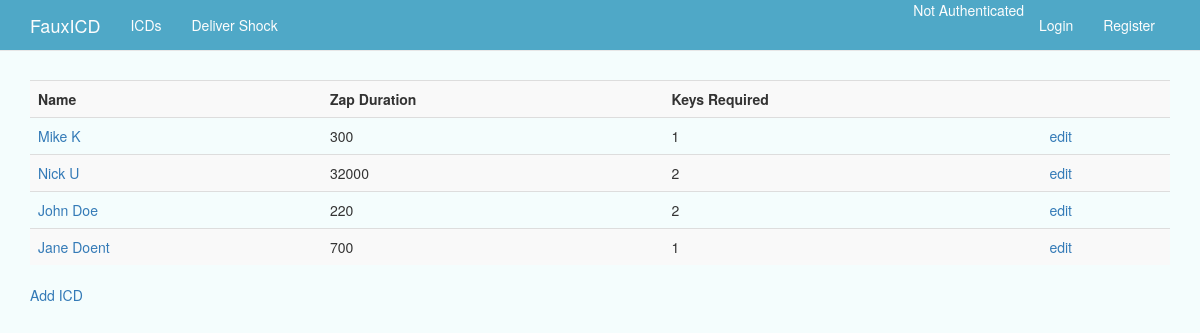
The app's page /icd_index/ with its own data.
### web/models.py (models this page shows, shortened)
class Icd(models.Model):
    name = models.CharField(max_length=128, unique=True)
    zap_duration = models.IntegerField(default=0) #duration of a zap in milliseconds
    keys_required = models.IntegerField(default=2) #num of encryption keys required to execute

### web/views.py (the view)
# urls.py: url(r'^icd_index/', views.icd_index, name='icd_index'),
def icd_index(request):
    icd_list = Icd.objects.all() #set the list of ICDs. Should return only one for demo
    context_dict = {'icd_list': icd_list}
    return render(request, 'web/icd_index.html',context_dict)

### templates/web/icd_index.html (shortened to what this page needs)
{% extends 'base.html' %}
{% block body_block %}
<div class="row">
  <div class="col-md-12">
    <table class="table table-striped">
      <tr>
          <th>Name</th>
          <th>Zap Duration</th>
          <th>Keys Required</th>
          <th></th>
      </tr>
      {% if icd_list %}
        {% for this_icd in icd_list %}
        <tr>
          <td><a href="{% url 'show_icd' id=this_icd.id %}">{{ this_icd.name }}</a></td>
          <td>{{ this_icd.zap_duration }}</td>
          <td>{{ this_icd.keys_required }}</td>
          <td><a href="{% url 'edit_icd' id=this_icd.id %}">edit</a></td>
        </tr>
        {% endfor %}
      {% endif %}
    </table>
  <div><a href="{% url 'add_icd' %}" >Add ICD</a></div>
  </div>
</div>
{% endblock %}

### public/static/css/custom.css (style rules this page uses)
body { background-color: #F4FDFD; }

### records on screen
Icd: name "Mike K", zap_duration "300", keys_required "1"
Icd: name "Nick U", zap_duration "32000", keys_required "2"
Icd: name "John Doe", zap_duration "220", keys_required "2"
Icd: name "Jane Doent", zap_duration "700", keys_required "1"
